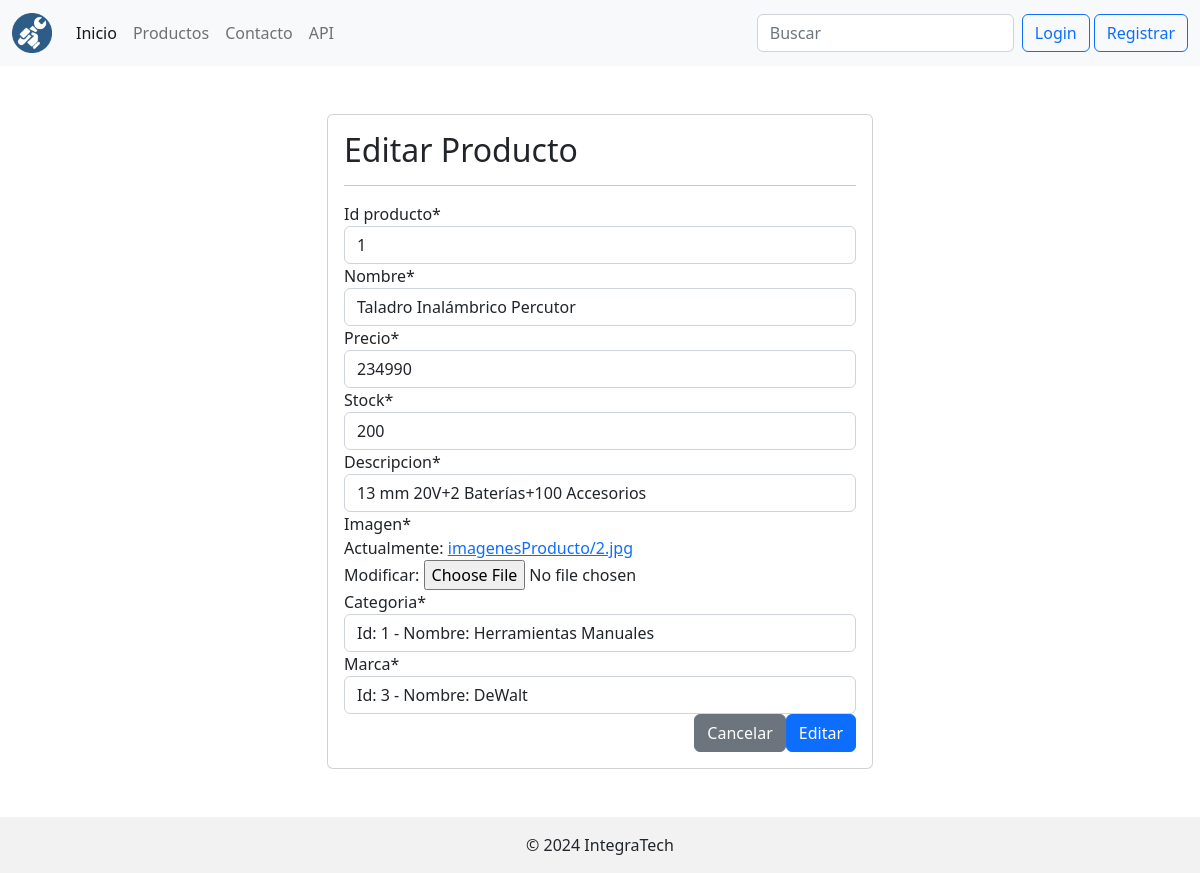
Page /modificarProducto/1/ on the committed database.
### app/models.py (models this page shows, shortened)
class Producto(models.Model):
    id_producto = models.IntegerField(primary_key=True)
    nombre = models.CharField(max_length=40, null=False)
    precio = models.IntegerField(null=False)
    stock  = models.IntegerField(null=False)
    descripcion = models.CharField(max_length=100, null=False)
    imagen = models.ImageField(upload_to='imagenesProducto')
    fecha_agregar = models.DateField(auto_now_add=True)
    categoria = models.ForeignKey(Categoria, on_delete=models.CASCADE)
    marca = models.ForeignKey(Marca, on_delete=models.CASCADE, null=True)

### app/views.py (the view, shortened to what this page needs)
# urls.py: path('modificarProducto/<id>/', views.modificarProducto, name='modificarProducto'),
def modificarProducto(request, id):
    producto = get_object_or_404(Producto, id_producto=id)
    data = {
        'form':ProductoForm(instance=producto)
    }
    return render(request, 'bodeguero/modificarProducto.html', data)

### app/forms.py
class ProductoForm(forms.ModelForm):
    class Meta:
        model = Producto
        fields = '__all__'

### app/models.py (called while the page is built)
    def __str__(self):
        txt = "Id: {0} - Nombre: {1}"
        return txt.format(self.id_marca, self.nombre_marca)

    def __str__(self):
        txt = "Id: {0} - Nombre: {1}"
        return txt.format(self.id_categoria, self.nombre_categoria)

### app/templates/Bodeguero/modificarProducto.html (shortened to what this page needs)
{% extends 'base.html' %}
{% load static %}
{% block content %}
{% load crispy_forms_tags %}
<div class="container mt-5 mb-5">
    <div class="row">
        <div class="col-12 col-md-6 offset-md-3">
            <div class="card">
                <div class="card-body">
                    <h2>Editar Producto</h2>
                    <hr>
                    <form action="" method="post" enctype="multipart/form-data">
                        {{ form | crispy }}
                        <div class="d-flex justify-content-end">
                            <input type="reset" value="Cancelar" class="btn btn-secondary">
                            <input type="submit" value="Editar" class="btn btn-primary">
                        </div>
                    </form>
                </div>
            </div>
        </div>
    </div>
</div>
{% endblock %}

### rows in the picture
Producto: id_producto "1", nombre "Taladro Inalámbrico Percutor", precio "234990", stock "200", descripcion "13 mm 20V+2 Baterías+100 Accesorios", categoria "Id: 1 - Nombre: Herramientas Manuales", marca "Id: 3 - Nombre: DeWalt"
